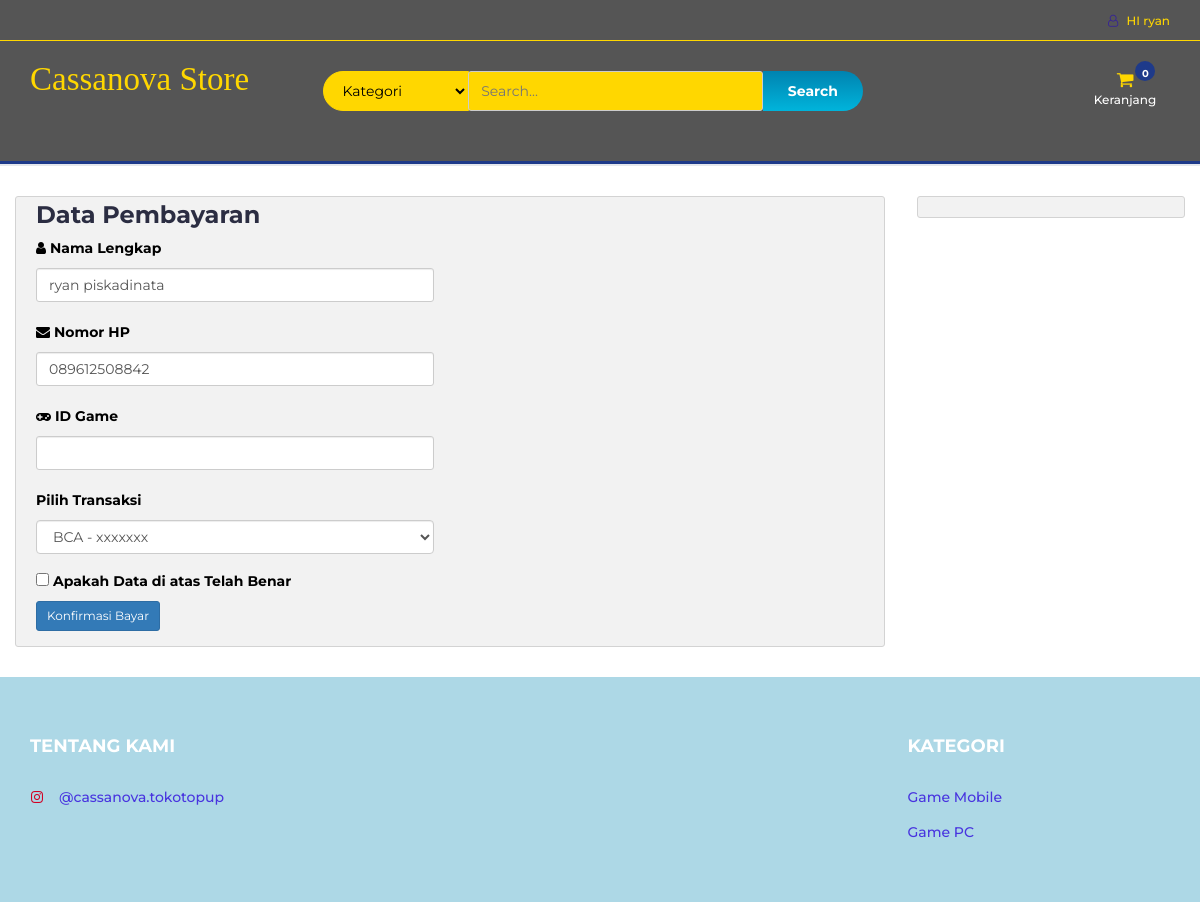
The app's page /checkout.php (signed in) with its own data.
### tables this page shows
CREATE TABLE `user_info` (
  `user_id` int(10) NOT NULL,
  `first_name` varchar(100) NOT NULL,
  `last_name` varchar(100) NOT NULL,
  `email` varchar(300) NOT NULL,
  `password` varchar(300) NOT NULL,
  `mobile` varchar(15) NOT NULL,
  `address1` varchar(300) NOT NULL,
  `address2` varchar(11) NOT NULL
);

### checkout.php (the view, shortened to what this page needs)
<?php
include "db.php";
include "header.php";
?>
<section class="section">
    <div class="container-fluid">
        <div class="row-checkout">
        <?php
        if(isset($_SESSION["uid"])){
            $sql = "SELECT * FROM user_info WHERE user_id='$_SESSION[uid]'";
            $query = mysqli_query($con,$sql);
            $row=mysqli_fetch_array($query);
        echo '
            <div class="col-75">
                <div class="container-checkout">
                <form id="checkout_form" action="checkout_process.php" method="POST" class="was-validated">
                    <div class="row-checkout">
                        <div class="col-50">
                            <h3>Data Pembayaran</h3>
                            <label for="fname"><i class="fa fa-user"></i> Nama Lengkap</label>
                            <input type="text" id="fname" class="form-control" name="firstname" pattern="^[a-zA-Z ]+$"  value="'.$row["first_name"].' '.$row["last_name"].'" required>
                            <label for="mobile"><i class="fa fa-envelope"></i> Nomor HP</label>
                            <input type="text" id="mobile" name="mobile" class="form-control" value="'.$row["mobile"].'" required>
                            <label for="idgame"><i class="fa fa-gamepad"></i> ID Game</label>
                            <input type="text" id="idgame" name="id_game" class="form-control" required>
                            <div class="form-group">
                                <label>Pilih Transaksi</label>
                                <select class="form-control" name="payment_method">
                                    <option>BCA - xxxxxxx</option>
                                    <option>BNI - xxxxxxx</option>
                                    <option>BRI - xxxxxxx</option>
                                    <option>Mandiri - xxxxxxx</option>
                                </select>
                            </div>
                        </div>
                        <div class="col-50">
                        </div>
                    </div>
                    <label><input type="checkbox" name="q" class="roomselect" value="confirm" required> Apakah Data di atas Telah Benar</label>';
                    $total=0;
                    $total_count=$_POST['total_count'];
                echo '
                <input type="hidden" name="total_count" value="'.$total_count.'">
                <input type="hidden" name="total_price" value="'.$total.'">
                <button type="submit" class="btn btn-sm btn-primary mb-3">Konfirmasi Bayar</button>
                </form>
                </div>
            </div>
            ';
        } else {
            echo "<script>window.location.href = 'cart.php'</script>";
        }
        ?>
            <div class="col-25">
                <div class="container-checkout">
                </div>
            </div>
        </div>
    </div>
</section>
<?php
include "footer.php";
?>

### header.php (shortened to what this page needs)
<!DOCTYPE html>
<html lang="en">
	<head>
		<link type="text/css" rel="stylesheet" href="css/bootstrap.min.css"/>
		<link type="text/css" rel="stylesheet" href="css/slick.css"/>
		<link type="text/css" rel="stylesheet" href="css/slick-theme.css"/>
		<link type="text/css" rel="stylesheet" href="css/nouislider.min.css"/>
		<link rel="stylesheet" href="css/font-awesome.min.css">
		<link type="text/css" rel="stylesheet" href="css/style.css"/>
		<link type="text/css" rel="stylesheet" href="css/accountbtn.css"/>
    </head>
	<body>
		<header>
			<div id="top-header">
				<div class="container">
					<ul class="header-links pull-right">
						<li><?php
                             include "db.php";
                            if(isset($_SESSION["uid"])){
                                $sql = "SELECT first_name FROM user_info WHERE user_id='$_SESSION[uid]'";
                                $query = mysqli_query($con,$sql);
                                $row=mysqli_fetch_array($query);
                                echo '
                               <div class="dropdownn">
                                  <a href="#" class="dropdownn" data-toggle="modal" data-target="#myModal" ><i class="fa fa-user-o"></i> HI '.$row["first_name"].'</a>
                                  <div class="dropdownn-content">
                                    <a href="" data-toggle="modal" data-target="#profile"><i class="fa fa-user-circle" aria-hidden="true" ></i>Profile</a>
                                    <a href="logout.php"  ><i class="fa fa-sign-in" aria-hidden="true"></i>Log out</a>
                                  </div>
                                </div>';
                            }
                                             ?>
                                </li>
					</ul>
				</div>
			</div>
			<div id="header">
				<div class="container">
					<div class="row">
						<div class="col-md-3">
							<div class="header-logo">
								<a href="#" class="logo">
								<font style="font-style:normal; font-size: 33px;color: #FFD700; font-family: serif">
                                        Cassanova Store
                                    </font>
								</a>
							</div>
						</div>
						<div class="col-md-6">
							<div class="header-search">
								<form>
									<select class="input-select">
										<option value="0">Kategori</option>
									</select>
									<input class="input" id="search" type="text" placeholder="Search...">
									<button type="submit" id="search_btn" class="search-btn">Search</button>
								</form>
							</div>
						</div>
						<div class="col-md-3 clearfix">
							<div class="header-ctn">
<div class="dropdown">
									<a class="dropdown-toggle" data-toggle="dropdown" aria-expanded="true">
										<i class="fa fa-shopping-cart"></i>
										<span>Keranjang</span>
										<div class="badge qty">0</div>
									</a>
									</div>
							</div>
						</div>
					</div>
				</div>
			</div>
		</header>
		<nav id='navigation'>
		</nav>

### css/style.css (style rules this page uses)
body { font-family: 'Montserrat', sans-serif; font-weight: 400; background-image: linear-gradient(-134deg, #1E3A8A 0%, #1A2E7A 20%, #16246A 40%, #121A5A 60%, #0E104A 80%, #0A083A 100%); }
h1, h2, h3, h4, h5, h6 { color: #2B2D42; font-weight: 700; margin: 0 0 10px; }
a { color: #2B2D42; font-weight: 500; -webkit-transition: 0.2s color; transition: 0.2s color; }
ul, ol { margin: 0; padding: 0; list-style: none }
.input { height: 40px; padding: 0px 15px; border: 1px solid #E4E7ED; background-color: #FFF; width: 100%; }
.input-select { padding: 0px 15px; background: #FFF; border: 1px solid #E4E7ED; height: 40px; }
.section { padding-top: 30px; padding-bottom: 30px; }
#top-header { padding-top: 10px; padding-bottom: 10px; background-color: #1E1F29; }
.header-links li { display: inline-block; margin-right: 15px; font-size: 12px; }
.header-links li:last-child { margin-right: 0px; }
.header-links li a { color: #FFF; }
.header-links li i { color: #352297; margin-right: 5px; }
#header { padding-top: 15px; padding-bottom: 15px; background-image: linear-gradient(-135deg, #1E3A8A 0%, #1A2E7A 10%, #16246A 20%, #121A5A 30%, #0E104A 40%, #0A083A 50%, #070630 60%, #050527 70%, #04031E 80%, #030215 90%, #02010D 100%); }
.header-logo { float: left; }
.header-search { padding: 15px 0px; }
.header-search form { position: relative; }
.header-search form .input-select { margin-right: -4px; border-radius: 40px 0px 0px 40px; }
.header-search form .input { width: calc(100% - 260px); margin-right: -4px; }
.header-search form .search-btn { height: 40px; width: 100px; background: #00B4DB; background: -webkit-linear-gradient(to bottom, #0083B0, #00B4DB); background: linear-gradient(to bottom, #0083B0, #00B4DB); color: #FFF; font-weight: 700; border: none; border-radius: 0px 40px 40px 0px; }
.header-ctn { float: right; padding: 15px 0px; }
.header-ctn>div { display: inline-block; }
.header-ctn>div>a { display: block; position: relative; width: 90px; text-align: center; color: #FFF; }
.header-ctn>div>a>i { display: block; font-size: 18px; }
.header-ctn>div>a>span { font-size: 12px; }
.header-ctn>div>a>.qty { position: absolute; right: 15px; top: -10px; width: 20px; height: 20px; line-height: 20px; text-align: center; border-radius: 50%; font-size: 10px; color: #FFF; background-color: #1E3A8A; }
#navigation { background: #FFF; border-bottom: 2px solid #E4E7ED; border-top: 3px solid #1E3A8A; }

### css/accountbtn.css (style rules this page uses)
.dropdownn { position: relative; display: inline-block; }

### header.php (style rules this page uses)
body { background: #FFFFFF; color: #000000; }
#navigation { background: #FFD700; color: #ADD8E6; }
#header, #top-header, #footer, #bottom-footer { background: #ADD8E6; color: #FFD700; }
#top-header, #header { background: #555555; color: #FFD700; }
#top-header { border-bottom: 1px solid #FFD700; }
.header-links li a { color: #FFD700; }
.logo font { color: #FFD700; }
.header-search input, .header-search select, .header-search button { border: 1px solid #FFD700; color: #000000; background: #FFD700; }
.header-ctn .fa-shopping-cart, .header-ctn .fa-bars { color: #FFD700; }
.dropdown-toggle, .dropdownn-content a { color: #FFD700; }

### checkout.php (style rules this page uses)
.row-checkout { display: -ms-flexbox; display: flex; -ms-flex-wrap: wrap; flex-wrap: wrap; margin: 0 -16px; }
.col-25 { -ms-flex: 25%; flex: 25%; }
.col-50 { -ms-flex: 50%; flex: 50%; }
.col-75 { -ms-flex: 75%; flex: 75%; }
.col-25, .col-50, .col-75 { padding: 0 16px; }
.container-checkout { background-color: #f2f2f2; padding: 5px 20px 15px 20px; border: 1px solid lightgrey; border-radius: 3px; }
input[type=text] { width: 100%; margin-bottom: 20px; padding: 12px; border: 1px solid #ccc; border-radius: 3px; }
label { margin-bottom: 10px; display: block; }

### records on screen
user_info: first_name "ryan", firstname "ryan piskadinata", mobile "089612508842"
